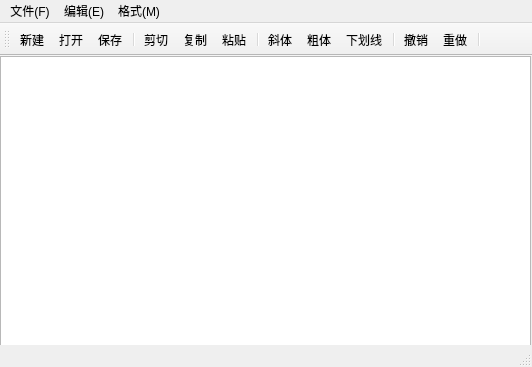
<?xml version="1.0" encoding="UTF-8"?>
<ui version="4.0">
 <class>MainWindow</class>
 <widget class="QMainWindow" name="MainWindow">
  <property name="geometry">
   <rect>
    <x>0</x>
    <y>0</y>
    <width>532</width>
    <height>367</height>
   </rect>
  </property>
  <property name="windowTitle">
   <string>MainWindow</string>
  </property>
  <widget class="QWidget" name="centralwidget">
   <widget class="QPlainTextEdit" name="plainTextEdit">
    <property name="geometry">
     <rect>
      <x>0</x>
      <y>0</y>
      <width>531</width>
      <height>291</height>
     </rect>
    </property>
    <property name="font">
     <font>
      <pointsize>18</pointsize>
     </font>
    </property>
   </widget>
  </widget>
  <widget class="QMenuBar" name="menubar">
   <property name="geometry">
    <rect>
     <x>0</x>
     <y>0</y>
     <width>532</width>
     <height>21</height>
    </rect>
   </property>
   <widget class="QMenu" name="menu">
    <property name="title">
     <string>文件(F)</string>
    </property>
    <addaction name="actFile_New"/>
    <addaction name="actFile_Open"/>
    <addaction name="actFile_Save"/>
    <addaction name="separator"/>
    <addaction name="actClose"/>
   </widget>
   <widget class="QMenu" name="menu_2">
    <property name="title">
     <string>编辑(E)</string>
    </property>
    <addaction name="actEdit_Cut"/>
    <addaction name="actEdit_Copy"/>
    <addaction name="actEdit_Paste"/>
    <addaction name="separator"/>
    <addaction name="actEdit_Undo"/>
    <addaction name="acEdit_Redo"/>
    <addaction name="separator"/>
    <addaction name="actEdit_SelectAll"/>
    <addaction name="actEdit_Clear"/>
   </widget>
   <widget class="QMenu" name="menu_3">
    <property name="title">
     <string>格式(M)</string>
    </property>
    <addaction name="actFont_Italic"/>
    <addaction name="actFont_Bold"/>
    <addaction name="actFont_Underline"/>
    <addaction name="separator"/>
   </widget>
   <addaction name="menu"/>
   <addaction name="menu_2"/>
   <addaction name="menu_3"/>
  </widget>
  <widget class="QToolBar" name="toolBar">
   <property name="windowTitle">
    <string>toolBar</string>
   </property>
   <property name="toolButtonStyle">
    <enum>Qt::ToolButtonIconOnly</enum>
   </property>
   <attribute name="toolBarArea">
    <enum>TopToolBarArea</enum>
   </attribute>
   <attribute name="toolBarBreak">
    <bool>false</bool>
   </attribute>
   <addaction name="actFile_New"/>
   <addaction name="actFile_Open"/>
   <addaction name="actFile_Save"/>
   <addaction name="separator"/>
   <addaction name="actEdit_Cut"/>
   <addaction name="actEdit_Copy"/>
   <addaction name="actEdit_Paste"/>
   <addaction name="separator"/>
   <addaction name="actFont_Italic"/>
   <addaction name="actFont_Bold"/>
   <addaction name="actFont_Underline"/>
   <addaction name="separator"/>
   <addaction name="actEdit_Undo"/>
   <addaction name="acEdit_Redo"/>
   <addaction name="separator"/>
  </widget>
  <widget class="QStatusBar" name="statusBar"/>
  <action name="actFont_Italic">
   <property name="checkable">
    <bool>true</bool>
   </property>
   <property name="icon">
    <iconset>
     <normaloff>icons/images/Italic.jpg</normaloff>icons/images/Italic.jpg</iconset>
   </property>
   <property name="text">
    <string>斜体</string>
   </property>
   <property name="toolTip">
    <string>&lt;html&gt;&lt;head/&gt;&lt;body&gt;&lt;p&gt;&lt;span style=&quot; font-style:italic;&quot;&gt;斜体&lt;/span&gt;&lt;/p&gt;&lt;/body&gt;&lt;/html&gt;</string>
   </property>
  </action>
  <action name="actFont_Bold">
   <property name="checkable">
    <bool>true</bool>
   </property>
   <property name="icon">
    <iconset>
     <normaloff>icons/images/Bold.jpg</normaloff>icons/images/Bold.jpg</iconset>
   </property>
   <property name="text">
    <string>粗体</string>
   </property>
   <property name="toolTip">
    <string>加粗</string>
   </property>
  </action>
  <action name="actFont_Underline">
   <property name="checkable">
    <bool>true</bool>
   </property>
   <property name="icon">
    <iconset>
     <normaloff>icons/images/underline.jpg</normaloff>icons/images/underline.jpg</iconset>
   </property>
   <property name="text">
    <string>下划线</string>
   </property>
   <property name="toolTip">
    <string>下划线</string>
   </property>
  </action>
  <action name="actEdit_Cut">
   <property name="icon">
    <iconset>
     <normaloff>icons/images/cut.jpg</normaloff>icons/images/cut.jpg</iconset>
   </property>
   <property name="text">
    <string>剪切</string>
   </property>
   <property name="toolTip">
    <string>剪切到粘贴板</string>
   </property>
   <property name="shortcut">
    <string>Ctrl+X</string>
   </property>
  </action>
  <action name="actEdit_Copy">
   <property name="icon">
    <iconset>
     <normaloff>icons/images/copy.jpg</normaloff>icons/images/copy.jpg</iconset>
   </property>
   <property name="text">
    <string>复制</string>
   </property>
   <property name="toolTip">
    <string>复制到粘贴板</string>
   </property>
   <property name="shortcut">
    <string>Ctrl+C</string>
   </property>
  </action>
  <action name="actEdit_Paste">
   <property name="icon">
    <iconset>
     <normaloff>icons/images/paste.jpg</normaloff>icons/images/paste.jpg</iconset>
   </property>
   <property name="text">
    <string>粘贴</string>
   </property>
   <property name="toolTip">
    <string>从粘贴板粘贴</string>
   </property>
   <property name="shortcut">
    <string>Ctrl+V</string>
   </property>
  </action>
  <action name="actFile_New">
   <property name="icon">
    <iconset>
     <normaloff>icons/images/new.jpg</normaloff>icons/images/new.jpg</iconset>
   </property>
   <property name="text">
    <string>新建</string>
   </property>
   <property name="toolTip">
    <string>新建文件</string>
   </property>
   <property name="shortcut">
    <string>Ctrl+N</string>
   </property>
  </action>
  <action name="actFile_Open">
   <property name="icon">
    <iconset>
     <normaloff>icons/images/open.jpg</normaloff>icons/images/open.jpg</iconset>
   </property>
   <property name="text">
    <string>打开...</string>
   </property>
   <property name="toolTip">
    <string>打开文件</string>
   </property>
   <property name="shortcut">
    <string>Ctrl+O</string>
   </property>
  </action>
  <action name="actFile_Save">
   <property name="icon">
    <iconset>
     <normaloff>icons/images/save.jpg</normaloff>icons/images/save.jpg</iconset>
   </property>
   <property name="text">
    <string>保存</string>
   </property>
   <property name="toolTip">
    <string>保存修改</string>
   </property>
   <property name="shortcut">
    <string>Ctrl+S</string>
   </property>
  </action>
  <action name="actClose">
   <property name="icon">
    <iconset>
     <normaloff>icons/images/close.jpg</normaloff>icons/images/close.jpg</iconset>
   </property>
   <property name="text">
    <string>关闭</string>
   </property>
   <property name="toolTip">
    <string>关闭本窗口</string>
   </property>
  </action>
  <action name="actEdit_Undo">
   <property name="icon">
    <iconset>
     <normaloff>icons/images/undo.jpg</normaloff>icons/images/undo.jpg</iconset>
   </property>
   <property name="text">
    <string>撤销</string>
   </property>
   <property name="toolTip">
    <string>撤销上次编辑操作</string>
   </property>
   <property name="shortcut">
    <string>Ctrl+Z</string>
   </property>
  </action>
  <action name="acEdit_Redo">
   <property name="icon">
    <iconset>
     <normaloff>icons/images/redo.jpg</normaloff>icons/images/redo.jpg</iconset>
   </property>
   <property name="text">
    <string>重做</string>
   </property>
   <property name="toolTip">
    <string>重做上次操作</string>
   </property>
   <property name="shortcut">
    <string>Ctrl+Y</string>
   </property>
  </action>
  <action name="actEdit_Clear">
   <property name="icon">
    <iconset>
     <normaloff>icons/images/clear.jpg</normaloff>icons/images/clear.jpg</iconset>
   </property>
   <property name="text">
    <string>清空</string>
   </property>
   <property name="toolTip">
    <string>清空</string>
   </property>
  </action>
  <action name="actEdit_SelectAll">
   <property name="text">
    <string>全选</string>
   </property>
   <property name="toolTip">
    <string>全选</string>
   </property>
   <property name="shortcut">
    <string>Ctrl+A</string>
   </property>
  </action>
 </widget>
 <resources/>
 <connections>
  <connection>
   <sender>actEdit_Cut</sender>
   <signal>triggered()</signal>
   <receiver>plainTextEdit</receiver>
   <slot>cut()</slot>
   <hints>
    <hint type="sourcelabel">
     <x>-1</x>
     <y>-1</y>
    </hint>
    <hint type="destinationlabel">
     <x>265</x>
     <y>200</y>
    </hint>
   </hints>
  </connection>
  <connection>
   <sender>actEdit_Copy</sender>
   <signal>triggered()</signal>
   <receiver>plainTextEdit</receiver>
   <slot>copy()</slot>
   <hints>
    <hint type="sourcelabel">
     <x>-1</x>
     <y>-1</y>
    </hint>
    <hint type="destinationlabel">
     <x>265</x>
     <y>200</y>
    </hint>
   </hints>
  </connection>
  <connection>
   <sender>actEdit_Paste</sender>
   <signal>triggered()</signal>
   <receiver>plainTextEdit</receiver>
   <slot>paste()</slot>
   <hints>
    <hint type="sourcelabel">
     <x>-1</x>
     <y>-1</y>
    </hint>
    <hint type="destinationlabel">
     <x>265</x>
     <y>200</y>
    </hint>
   </hints>
  </connection>
  <connection>
   <sender>actClose</sender>
   <signal>triggered()</signal>
   <receiver>MainWindow</receiver>
   <slot>close()</slot>
   <hints>
    <hint type="sourcelabel">
     <x>-1</x>
     <y>-1</y>
    </hint>
    <hint type="destinationlabel">
     <x>265</x>
     <y>183</y>
    </hint>
   </hints>
  </connection>
  <connection>
   <sender>actEdit_Undo</sender>
   <signal>triggered()</signal>
   <receiver>plainTextEdit</receiver>
   <slot>undo()</slot>
   <hints>
    <hint type="sourcelabel">
     <x>-1</x>
     <y>-1</y>
    </hint>
    <hint type="destinationlabel">
     <x>265</x>
     <y>200</y>
    </hint>
   </hints>
  </connection>
  <connection>
   <sender>acEdit_Redo</sender>
   <signal>triggered()</signal>
   <receiver>plainTextEdit</receiver>
   <slot>redo()</slot>
   <hints>
    <hint type="sourcelabel">
     <x>-1</x>
     <y>-1</y>
    </hint>
    <hint type="destinationlabel">
     <x>265</x>
     <y>200</y>
    </hint>
   </hints>
  </connection>
  <connection>
   <sender>actEdit_Clear</sender>
   <signal>triggered()</signal>
   <receiver>plainTextEdit</receiver>
   <slot>clear()</slot>
   <hints>
    <hint type="sourcelabel">
     <x>-1</x>
     <y>-1</y>
    </hint>
    <hint type="destinationlabel">
     <x>265</x>
     <y>200</y>
    </hint>
   </hints>
  </connection>
  <connection>
   <sender>actEdit_SelectAll</sender>
   <signal>triggered()</signal>
   <receiver>plainTextEdit</receiver>
   <slot>selectAll()</slot>
   <hints>
    <hint type="sourcelabel">
     <x>-1</x>
     <y>-1</y>
    </hint>
    <hint type="destinationlabel">
     <x>265</x>
     <y>200</y>
    </hint>
   </hints>
  </connection>
 </connections>
</ui>
